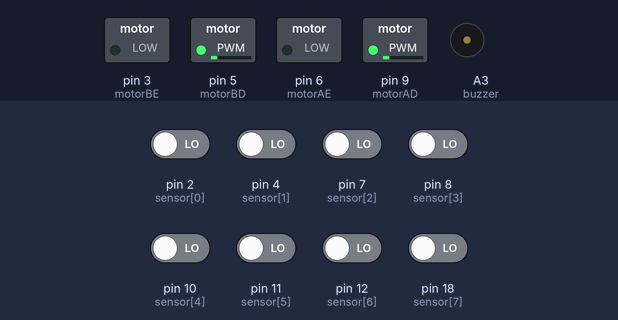
Recording of a sketch running on a simulated Arduino Nano, built with avr-gcc and run on an emulated ATmega328P. Parts: switched loads named in the sketch (green lamp = pin HIGH), buzzer (waves = sounding, pin HIGH). The test bench sets the inputs (shaded band); at power-on: pin 2 (sensor[0]), pin 4 (sensor[1]), pin 7 (sensor[2]), pin 8 (sensor[3]), pin 10 (sensor[4]), pin 11 (sensor[5]), pin 12 (sensor[6]), pin 18 (sensor[7]) LOW.

Above: at 1.2 s.
1.3 s: pin 4 (sensor[1]) driven HIGH
At 1.45 s:
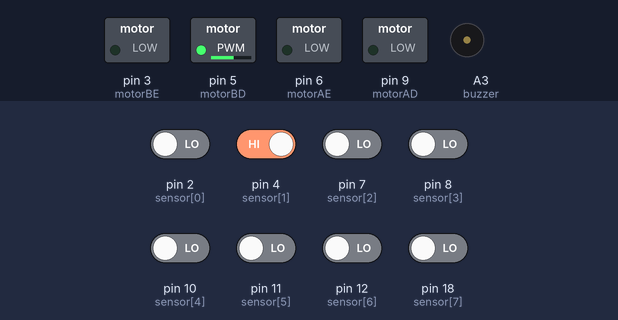
4.3 s: pin 12 (sensor[6]) driven HIGH
At 4.9 s:
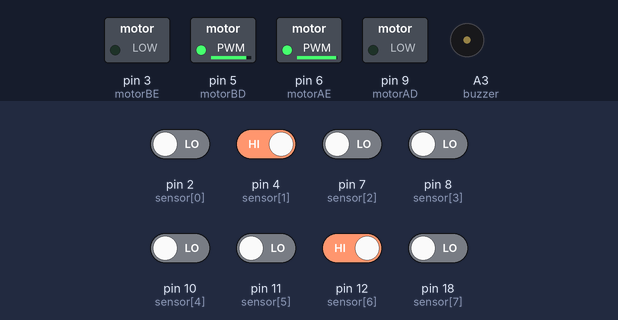
5.8 s: pin 2 (sensor[0]) driven HIGH
At 5.95 s:
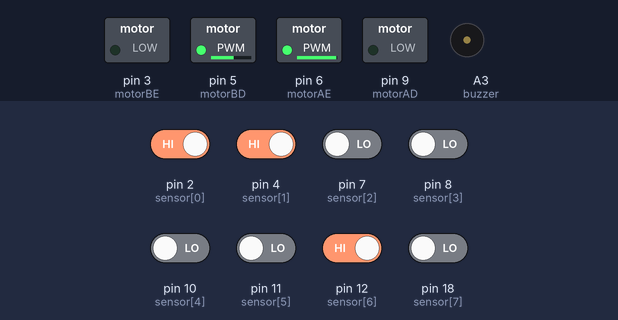
Timing chart, 0 to 8.1 s (numbered marks = the images above; inputs shaded):
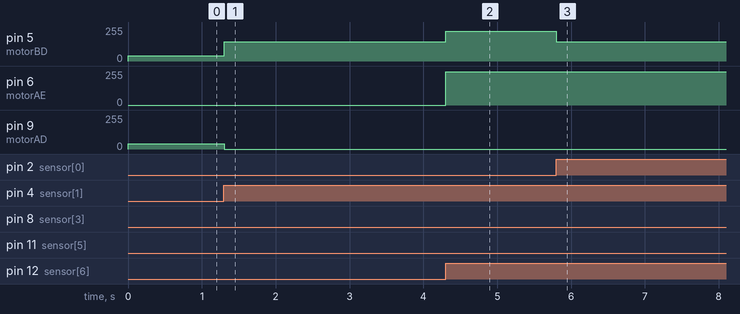

The sketch:

mini_rocket_pista_branca.ino
```cpp
int sensor[8] = {2, 4, 7, 8, 10, 11, 12, 18};
int valores[8] = {0, 0, 0, 0, 0, 0, 0, 0};
int buzzer = A3;
int Vdiv = A7;
int motorAD = 9;//;5;
int motorAE = 6;
int motorBD = 5;
int motorBE = 3;
int PWMa = 3;
//int led_bat = 16; nao usar


float kp = 0;
float kd = 0;
float ki = 0;
float pid = 0;
int erro = 0;

int vel = 0;
int velA = 0;
int velB = 0;
int erroAnterior = 0;

int last_proportional = 0;
int media = 0;
int lastmedia = 0;
int derivative = 0;
int integral = 0;
int proportional = 0;
int k, tempo;
int extremidade = -1;
unsigned long int ut = 0;
boolean exibirStatus = false;

int maxVel = 70;

int pista = 0;
int linha = 0;

int preto = 0;
int branco = 1;

void setup() {
  // put your setup code here, to run once:
  Serial.begin(9600);
  for (int i = 0; i < 8; i++) {
    pinMode(sensor[i], INPUT);
  }
  pinMode(buzzer, OUTPUT);
  pinMode(motorAE, OUTPUT);
  pinMode(motorAD, OUTPUT);
  pinMode(motorBE, OUTPUT);
  pinMode(motorBD, OUTPUT);
  //pinMode(led_bat, OUTPUT);
  pinMode(PWMa, OUTPUT);

  //delay(2000);
  //pisarFundoNaReta();

  pista = branco;
  linha = preto;
}

void lerSensores() {
  for (int i = 0; i < 8; i++) {
    valores[i] = digitalRead(sensor[i]);

  }
 // exibirValores();
}

void exibirValores() {
  for (int i = 0; i < 8; i++) {
    Serial.print(valores[i]);
  }
  Serial.println("");
}

void loop() {
  exibirStatus = false;
  lerSensores();
  selicionarControles();
  int setpoint = 3500;


  lerMedia();

  /* if(media == -1){
       media = lastmedia;
     }*/

  int velA = maxVel;
  int velB = maxVel;

  proportional = media - setpoint; // Replace set_point by your set point
  integral = integral + proportional;
  derivative = proportional - last_proportional;
  last_proportional = proportional;

  //bateria 100% velocidade 50 float  resultado =  (proportional * 1.3 + integral * 0.02 + derivative * 10);//vlocidade de curva 50 float  resultado =  (proportional * 1.3 + integral * 0.03 + derivative * 7);//velocidade de curva 45 float  resultado =  (proportional * 1.3 + integral * 0.02 + derivative * 7);
  ///velocidade 60   float  resultado =  (proportional * 2.5 + integral * 0.005 + derivative * 21);
  //voltagem acima de 7.90 e menor que 8.00 velocidade 50
  //velocidade com 6.4v  float  resultado =  (proportional * 2.2 + integral * 0.008 + derivative * 17);// 7.80 e 7.85
  float  resultado =  (proportional * kp + integral * ki + derivative * kd);//kp 3 ki 0.022 kd 30
  //float  resultado =  (proportional * 3 + integral * 0.005 + derivative * 32);
  exibirValores("Média", media);
  exibirValores("Resultado PID", resultado);
  exibirValores("prop", proportional * kp);
  exibirValores("int", integral * ki);
  exibirValores("derivativo", derivative * kd);

  if (resultado < 0) {

    velA = velA + (resultado / 100);
    velA = velA + (velA * 0.55);
    velB = maxVel;
  }
  else if (resultado > 0) {
    velB = velB - (resultado / 100);
    velB = velB - (velB * 0.5);

    velA = maxVel;
  }


  if (velA < 0) {
    velA = 0;
  }
  //if(velA >= 204){ velA = 100; }
  if (velB < 0) {
    velB = 0;
  }
  //if(velB >= 204){ velB = 100; }

  exibirValores("velocidade do motor A", velA);
  exibirValores("velocidade do motor B", velB);

  exibirValores("diferença", velA - velB);
  int riLf[2];

  checarSensoresDasExtremidades();
  if (media == 3500) {
    velA = 250;
    velB = 250;
  }

  if (media == -1) {
    if (lastmedia == 1) {
      inverterParaDireita(40, 40);//70 50

    }
    else if (lastmedia == 0) {
      inverterParaEsquerda(40, 40);

    }
  }
  else {
    frente(velA, velB);
  }

  //frente(velA, velB);
  lastmedia = extremidade;
  // lastmedia = media;
  extremidade = 2;
  //bateria();

}
void checarSensoresDasExtremidades() {
  verificarExtremidadeDireita();
  verificarExtremidadeEsquerda();
}

void verificarExtremidadeDireita() {
  for (int  i = 0; i < 8; i++) {
    if (valores[i] == 1) {
      if (i == 7 || i == 6) {
        extremidade = 1;
      }
    }
  }
}
void verificarExtremidadeEsquerda() {
  for (int  i = 0; i < 8; i++) {
    if (valores[i] == 1) {
      if (i == 0 || i == 1) {
        extremidade = 0;
      }
    }
  }
}


void lerMedia() {
  int sensores = 0;
  int somaDosValores = 0;


  for (int i = 0; i < 8; i++) {

  //  valores[i] =  mudarValorDosSensorParaPistaBranca(valores[i]);
    sensores += (valores[i] * i) * 1000;
    somaDosValores += valores[i];
  }
  media = sensores / somaDosValores;
}

int mudarValorDosSensorParaPistaBranca(int valorLido){

     if(valorLido == preto){
       return branco;
     }

  return preto;
}

void pisarFundoNaReta() {
  frente(200, 200);
  delay(800);
}

void selicionarControles() {

  //
  //  maxVel = 180;
  //  kp = 5;
  //  ki = 0.22;
  //  kd = 900;

  maxVel = 160;
  kp = 5;
  ki = 0.1;
  kd = 2000;


  /*maxVel = 150;
    kp = 5;
    ki = 0.2;
    kd = 2500;
  */
  //  maxVel = 90;
  //  kp = 4;
  //  ki = 0.015;
  //  kd = 200;


  //   maxVel = 70;
  //   kp = 2.5;
  //   ki = 0.032;
  //   kd = 51.2;
  ////
  //   maxVel = 60;
  //   kp = 2.92;
  //   ki = 0.0348 ;
  //   kd = 23.6;515

  //   maxVel = 50;
  //   kp = 2.1;
  //   ki = 0.029;
  //   kd = 13;
  //
}


void frente(int veloA, int veloB) {
  analogWrite(motorAD, 0);
  analogWrite(motorAE, veloA - (veloA * 0));
  analogWrite(motorBD, veloB - (veloB * 0.1));
  analogWrite(motorBE, 0);
}

void inverterParaDireita(int veloA, int veloB) {
  analogWrite(motorAD, 0);
  analogWrite(motorAE, veloA);
  analogWrite(motorBD, 0);
  analogWrite(motorBE, veloB);
}

void inverterParaEsquerda(int veloA, int veloB) {
  analogWrite(motorAD, veloA);
  analogWrite(motorAE, 0);
  analogWrite(motorBD, veloB);
  analogWrite(motorBE, 0);
}

void parar() {
  analogWrite(motorAD, 0);
  analogWrite(motorAE, 0);
  analogWrite(motorBD, 0);
  analogWrite(motorBE, 0);
}

void bateria() {
  if ((millis() - ut) >= tempo) {

    int  valor_bat = analogRead(Vdiv);
    Serial.println(valor_bat);

    //if (valor_bat <= 767) {//original
    if (valor_bat >= 500 && valor_bat <= 767) {
      k = !k;
    }
    else {
      k = 0;
    }

    //Serial.println(k);

    if (k == 1) {
      tone(buzzer, 4000);
      tempo = 100;
    }
    else {
      noTone(buzzer);
      tempo = 2000;
    }

    ut = millis();
  }
}

void exibirValores(String text, float valor)
{
  if (exibirStatus) {
    Serial.println(text);
    Serial.println(valor);
  }
}
```

Measured:
- after the input at 1.3 s, pin 5 (motorBD): 40/255 → 144/255 at once; pin 9 (motorAD): 40/255 → 0/255 at once
- after the input at 4.3 s, pin 5 (motorBD): 144/255 → 225/255 at once; pin 6 (motorAE): 0/255 → 250/255 at once
- after the input at 5.8 s, pin 5 (motorBD): 225/255 → 144/255 at once
